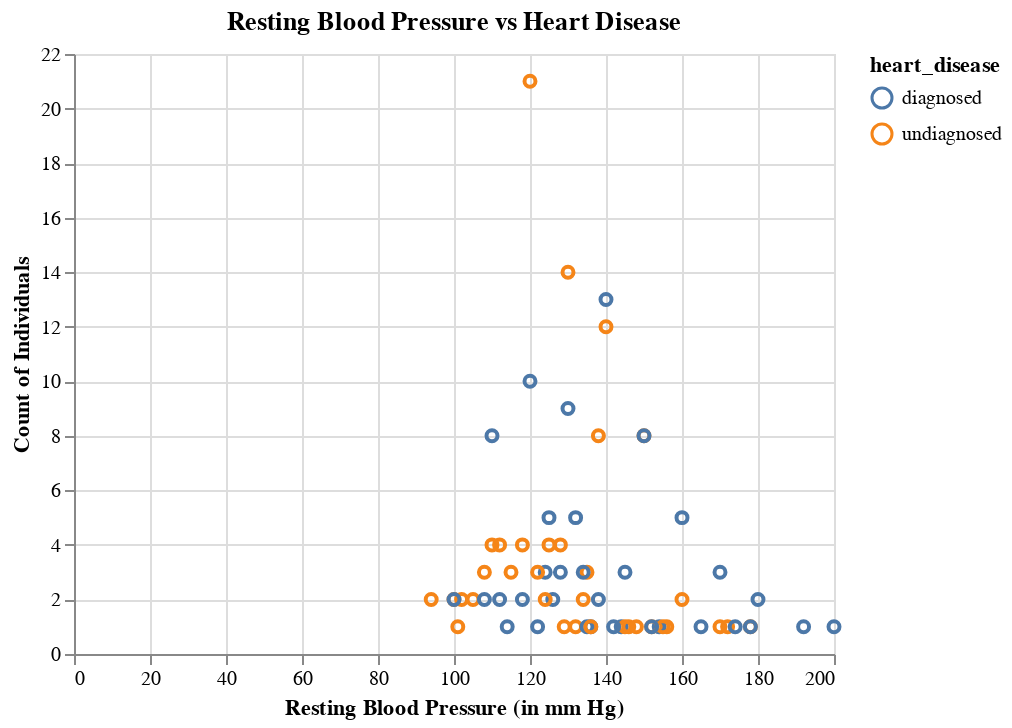

Source (notebook cell):
### Markdown cell above
Here we see that for the asymptomatic type of chest pain, the majority of people have been disagnosed with heart disease. Non-anginal pain is the second most recorded chest pain type, but the large portion of it is subjected to undiagnosed for heart disease.

When compared to the other types of chest pain, the data may indicate a slight correlation between an asymptomatic type of pain and heart disease; although, chest pain alone might not be a good indicator of heart disease.

### Code cell
Resting_Blood_Pressure_graph = (
    alt.Chart(heart_disease_train, title = "Resting Blood Pressure vs Heart Disease")  
    .mark_point()
    .encode(
        x=alt.X("resting_blood_pressure", title= "Resting Blood Pressure (in mm Hg)"), 
        y=alt.Y("count()", title= "Count of Individuals"), color="heart_disease"
    ).properties(width=380, height=300)
)
Resting_Blood_Pressure_graph

### Figure 1 — Vega-Lite specification as saved in the notebook (floating-point values rounded to 4 significant figures; data arrays with more than 128 entries replaced by an {"elided": "..."} marker saying what was removed)
{"config": {"view": {"continuousWidth": 400, "continuousHeight": 300}}, "data": {"name": "data-e8be98d29bf1aaae613e1cb62a5d1acf"}, "mark": "point", "encoding": {"color": {"field": "heart_disease", "type": "nominal"}, "x": {"field": "resting_blood_pressure", "title": "Resting Blood Pressure (in mm Hg)", "type": "quantitative"}, "y": {"aggregate": "count", "title": "Count of Individuals", "type": "quantitative"}}, "height": 300, "title": "Resting Blood Pressure vs Heart Disease", "width": 380, "$schema": "https://vega.github.io/schema/vega-lite/v4.17.0.json", "datasets": {"data-e8be98d29bf1aaae613e1cb62a5d1acf": {"elided": "227 records"}}}
